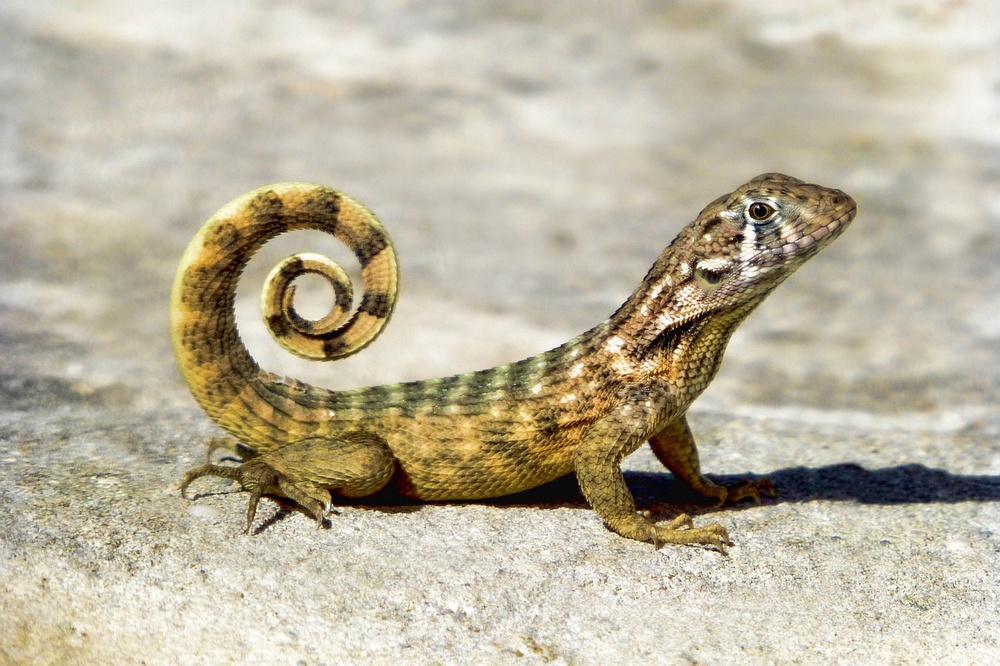
#> input picture gambar/2.jpg, 1000 x 666 px, shrunk from 1280 x 853 before the run
$ python 'deteksi sudut.py'
#> lines starting #> are read from the running program, lines starting #| are printed output that depends on the picture; after the words box and inside, x2 and y2 are one past the last pixel; in counts of white or black regions, pixels touching at a corner belong together
# import the required library
import numpy as np
import cv2
from matplotlib import pyplot as plt


# read the image
img = cv2.imread('gambar/2.jpg')
#> img is the input picture: shape (666, 1000, 3); mean B, G, R 159, 180.3, 188.3

# convert image to gray scale image
gray = cv2.cvtColor(img, cv2.COLOR_BGR2GRAY)
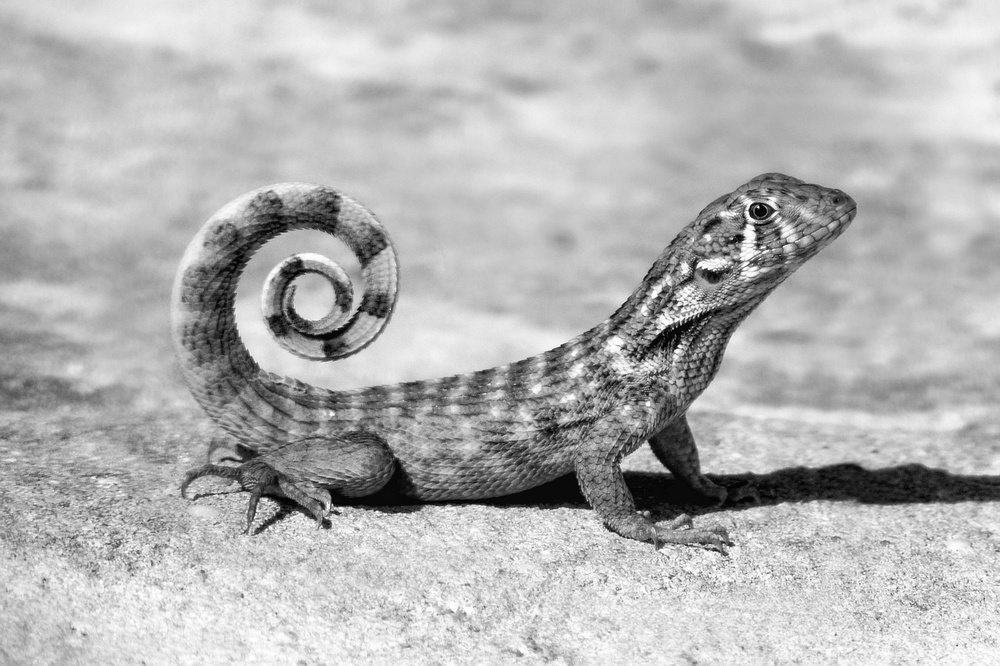
#> gray: shape (666, 1000); min 0, max 255, mean 180.2

# detect corners with the goodFeaturesToTrack function.
corners = cv2.goodFeaturesToTrack(gray, 27, 0.01, 10)
#> corners = 27 rows, first 8: [758, 207], [677, 347], [678, 301], [654, 356], [732, 238], [753, 230], [673, 328], [702, 268]
corners = np.int0(corners)

# we iterate through each corner,
# making a circle at each point that we think is a corner.
for i in corners:
    x, y = i.ravel()
    cv2.circle(img, (x, y), 3, 255, -1)
#> this loop made 27 passes
#> (x, y) on passes 1 to 12: (758, 207), (677, 347), (678, 301), (654, 356), (732, 238), (753, 230), (673, 328), (702, 268), (357, 311), (734, 545), (727, 554), (374, 510)
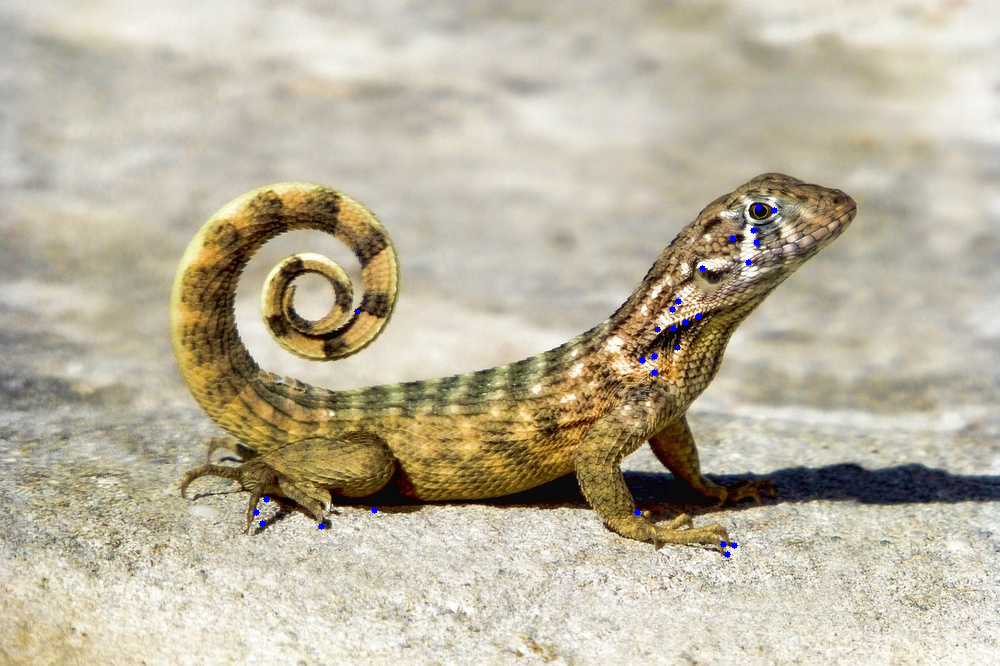
#> img: shape (666, 1000, 3); 0.12% of pixels changed, all inside (x1, y1, x2, y2) = (253, 204, 778, 558)

plt.imshow(img), plt.show()

$ run again, with gambar/1.jpg copied over gambar/2.jpg
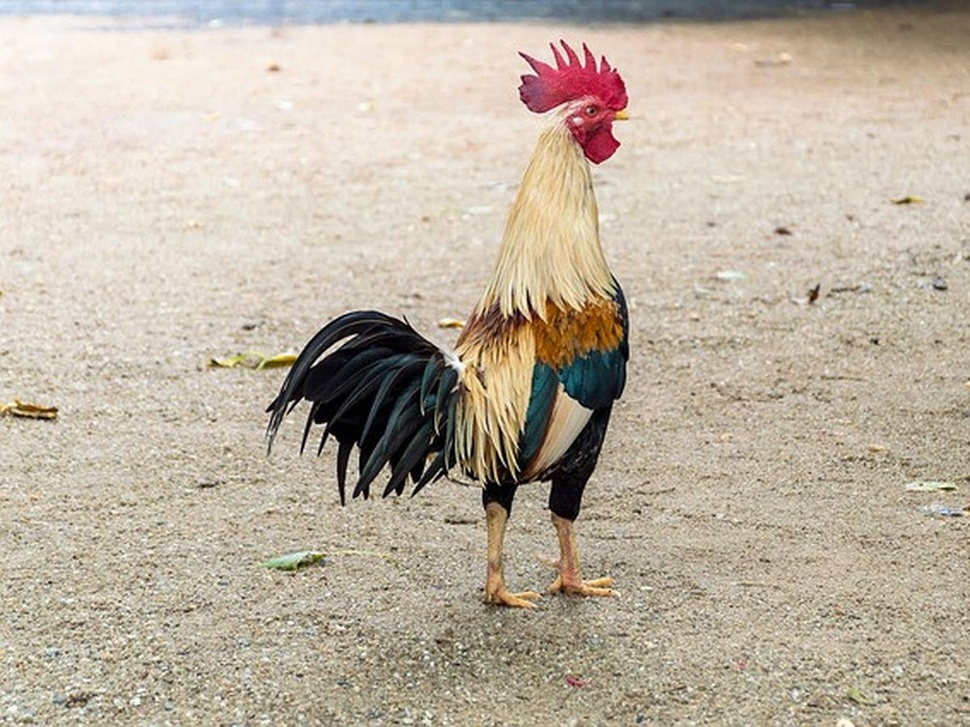
#> input picture gambar/1.jpg, 970 x 727 px, shrunk from 1200 x 900 before the run
#> img is the input picture: shape (727, 970, 3); mean B, G, R 162.7, 178.8, 190.3
#> `gray = cv2.cvtColor(img, cv2.COLOR_BGR2GRAY)`:
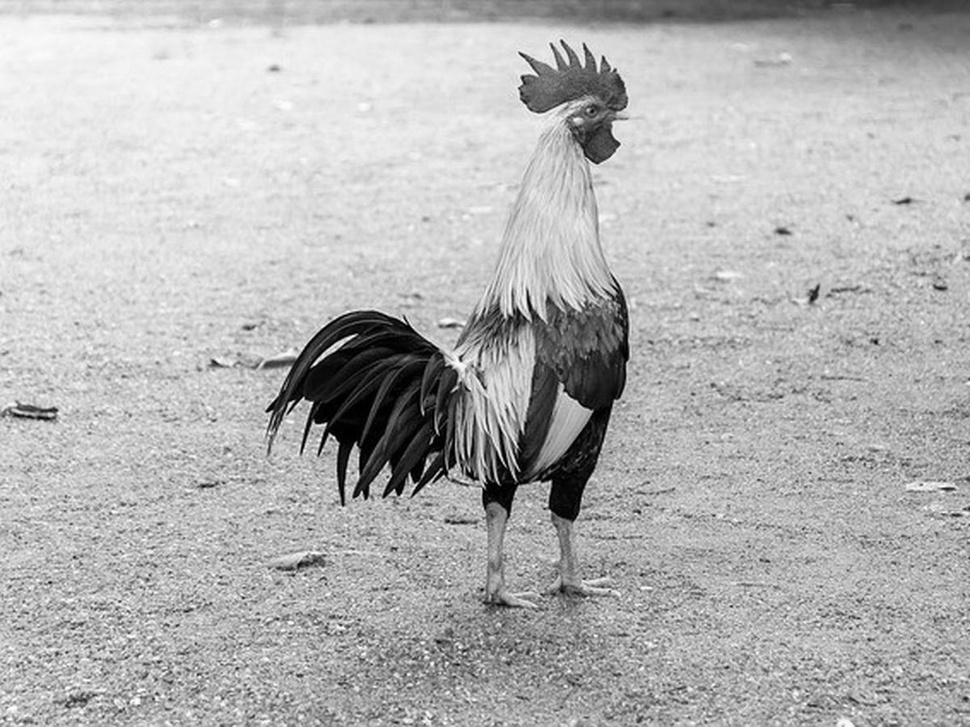
#> gray: shape (727, 970); min 0, max 254, mean 180.5
#> corners = 27 rows, first 8: [312, 402], [326, 423], [394, 489], [303, 397], [329, 434], [561, 40], [365, 499], [443, 475]
#> the loop `for i in corners:` made 27 passes
#> after the loop `for i in corners:`:
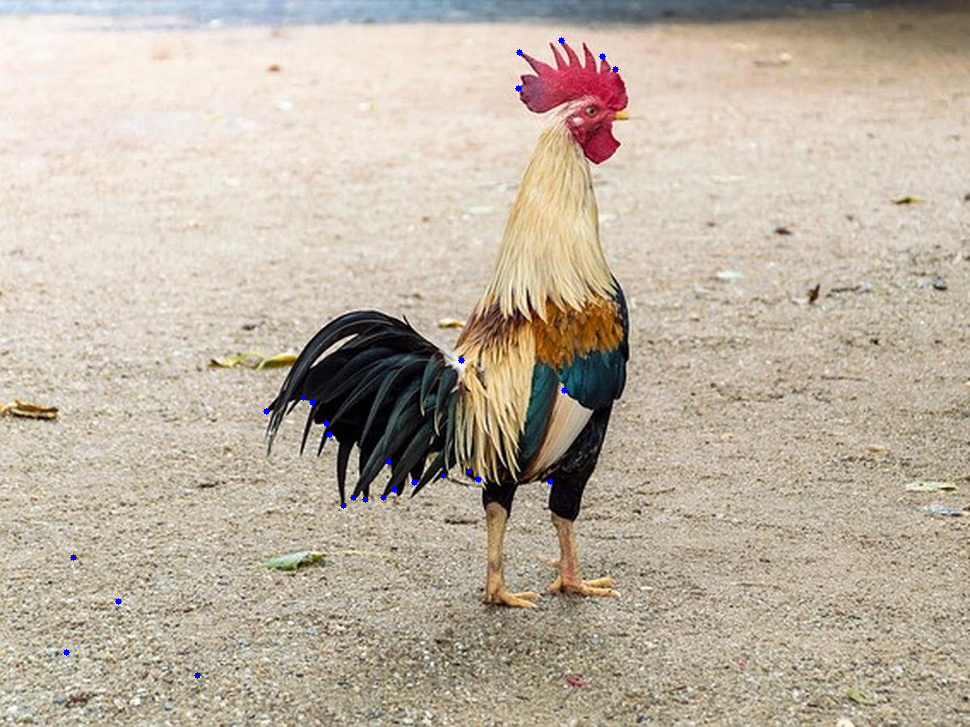
#> img: shape (727, 970, 3); 0.11% of pixels changed, all inside (x1, y1, x2, y2) = (63, 37, 619, 679)

$ run again, with gambar/3.jpg copied over gambar/2.jpg
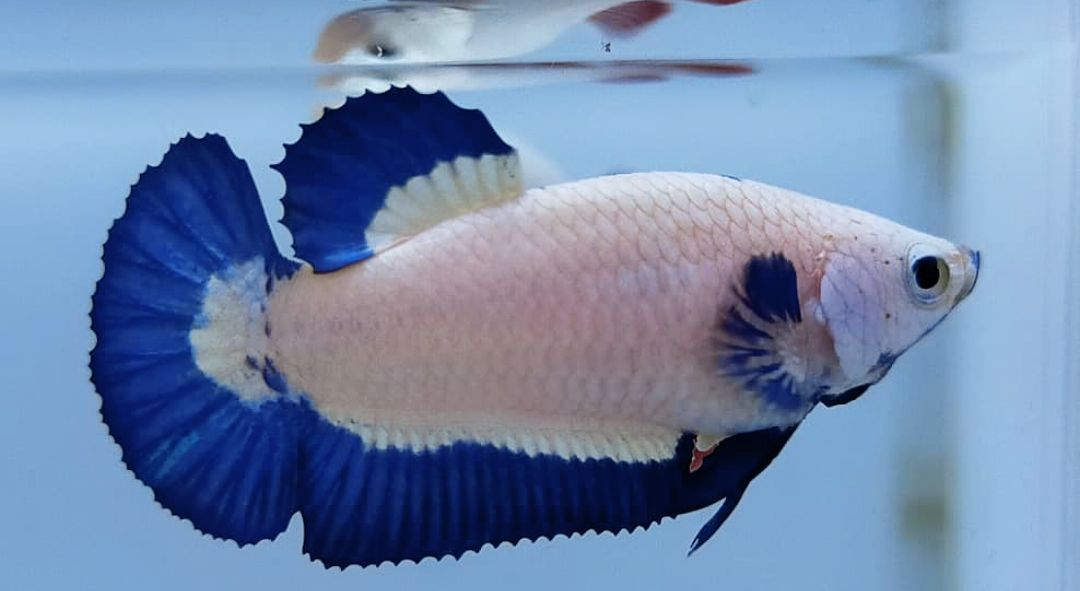
#> input picture gambar/3.jpg, 1080 x 591 px
#> img is the input picture: shape (591, 1080, 3); mean B, G, R 172.3, 136.6, 113.7
#> `gray = cv2.cvtColor(img, cv2.COLOR_BGR2GRAY)`:
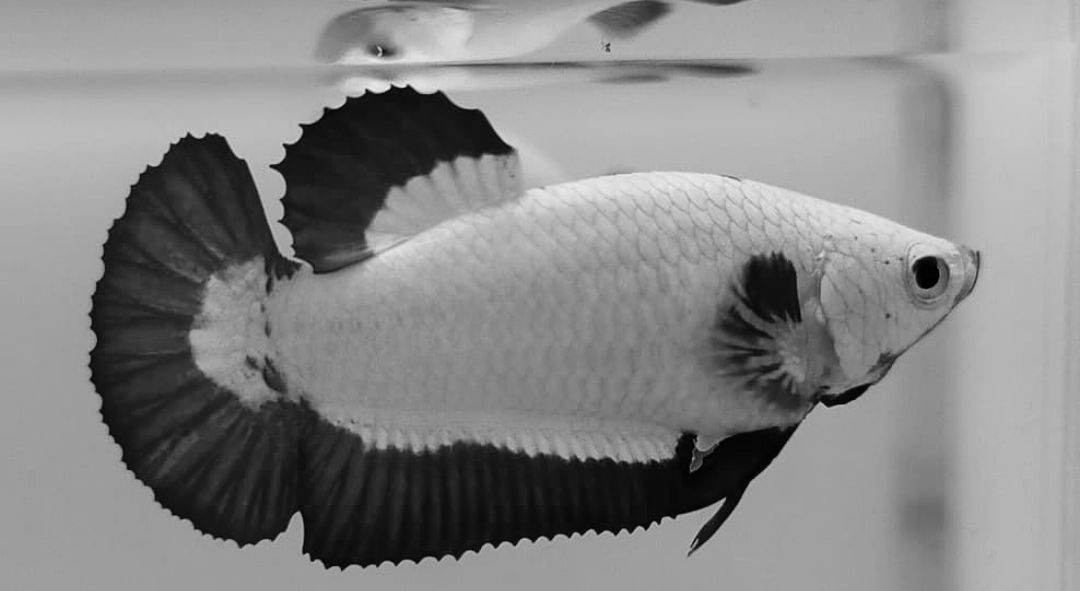
#> gray: shape (591, 1080); min 0, max 237, mean 133.8
#> corners = 27 rows, first 8: [366, 89], [188, 133], [270, 166], [391, 85], [283, 144], [645, 529], [303, 553], [299, 125]
#> the loop `for i in corners:` made 27 passes
#> after the loop `for i in corners:`:
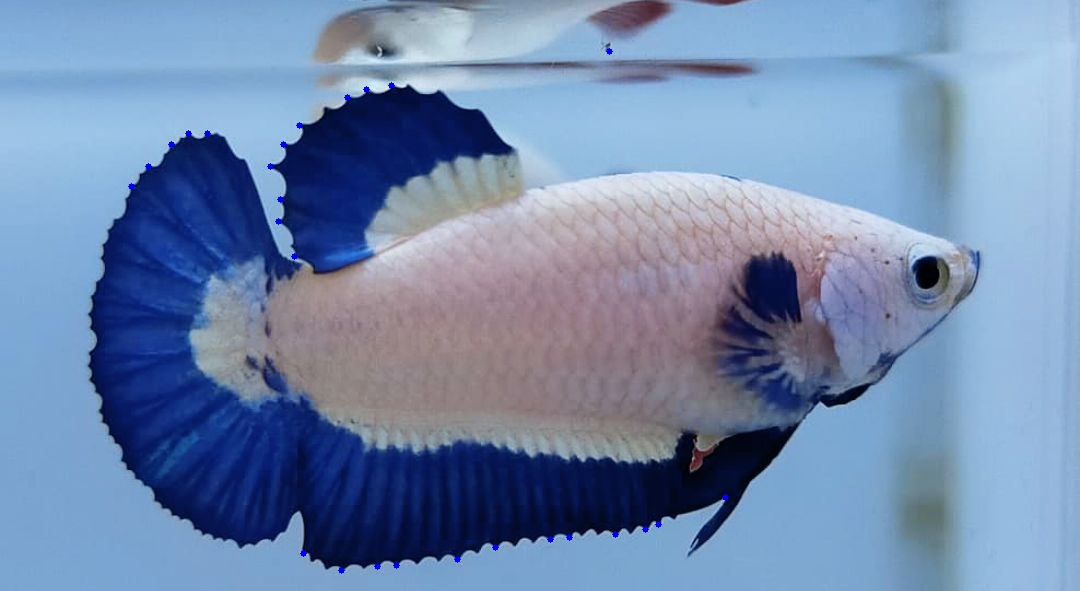
#> img: shape (591, 1080, 3); 0.12% of pixels changed, all inside (x1, y1, x2, y2) = (128, 48, 729, 574)
